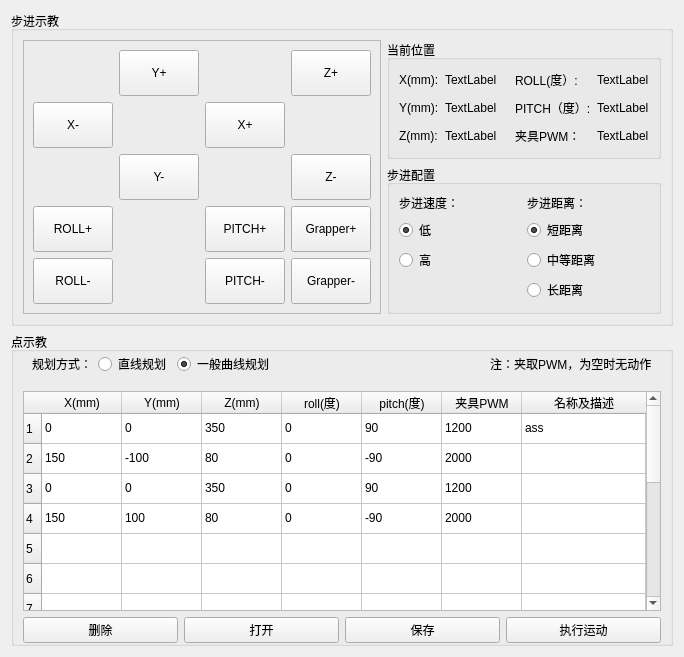
            <widget class="QWidget" name="tab_cartesian">
             <attribute name="title">
              <string>笛卡尔空间</string>
             </attribute>
             <layout class="QGridLayout" name="gridLayout_2">
              <item row="0" column="0">
               <widget class="QGroupBox" name="groupBo_step">
                <property name="sizePolicy">
                 <sizepolicy hsizetype="Preferred" vsizetype="Preferred">
                  <horstretch>1</horstretch>
                  <verstretch>1</verstretch>
                 </sizepolicy>
                </property>
                <property name="title">
                 <string>步进示教</string>
                </property>
                <layout class="QGridLayout" name="gridLayout">
                 <item row="0" column="1">
                  <widget class="QGroupBox" name="groupBox_curpos">
                   <property name="sizePolicy">
                    <sizepolicy hsizetype="Preferred" vsizetype="Preferred">
                     <horstretch>4</horstretch>
                     <verstretch>1</verstretch>
                    </sizepolicy>
                   </property>
                   <property name="title">
                    <string>当前位置</string>
                   </property>
                   <layout class="QGridLayout" name="gridLayout_4">
                    <item row="0" column="4">
                     <widget class="QLabel" name="label_9">
                      <property name="text">
                       <string>ROLL(度）:</string>
                      </property>
                     </widget>
                    </item>
                    <item row="1" column="5">
                     <widget class="QLabel" name="label_pitch">
                      <property name="text">
                       <string>TextLabel</string>
                      </property>
                     </widget>
                    </item>
                    <item row="1" column="0">
                     <widget class="QLabel" name="label_5">
                      <property name="text">
                       <string>Y(mm):</string>
                      </property>
                     </widget>
                    </item>
                    <item row="1" column="1" colspan="3">
                     <widget class="QLabel" name="label_y">
                      <property name="text">
                       <string>TextLabel</string>
                      </property>
                     </widget>
                    </item>
                    <item row="1" column="4">
                     <widget class="QLabel" name="label_10">
                      <property name="text">
                       <string>PITCH（度）:</string>
                      </property>
                     </widget>
                    </item>
                    <item row="0" column="0">
                     <widget class="QLabel" name="label_3">
                      <property name="text">
                       <string>X(mm):</string>
                      </property>
                     </widget>
                    </item>
                    <item row="0" column="5">
                     <widget class="QLabel" name="label_roll">
                      <property name="text">
                       <string>TextLabel</string>
                      </property>
                     </widget>
                    </item>
                    <item row="3" column="0">
                     <widget class="QLabel" name="label_7">
                      <property name="text">
                       <string>Z(mm):</string>
                      </property>
                     </widget>
                    </item>
                    <item row="0" column="1" colspan="3">
                     <widget class="QLabel" name="label_x">
                      <property name="text">
                       <string>TextLabel</string>
                      </property>
                     </widget>
                    </item>
                    <item row="3" column="1">
                     <widget class="QLabel" name="label_z">
                      <property name="text">
                       <string>TextLabel</string>
                      </property>
                     </widget>
                    </item>
                    <item row="3" column="4">
                     <widget class="QLabel" name="label_12">
                      <property name="text">
                       <string>夹具PWM：</string>
                      </property>
                     </widget>
                    </item>
                    <item row="3" column="5">
                     <widget class="QLabel" name="label_grapper">
                      <property name="text">
                       <string>TextLabel</string>
                      </property>
                     </widget>
                    </item>
                   </layout>
                  </widget>
                 </item>
                 <item row="1" column="1">
                  <widget class="QGroupBox" name="groupBox_stepconfig">
                   <property name="sizePolicy">
                    <sizepolicy hsizetype="Preferred" vsizetype="Preferred">
                     <horstretch>4</horstretch>
                     <verstretch>1</verstretch>
                    </sizepolicy>
                   </property>
                   <property name="title">
                    <string>步进配置</string>
                   </property>
                   <layout class="QHBoxLayout" name="horizontalLayout_8">
                    <item>
                     <layout class="QVBoxLayout" name="verticalLayout_3">
                      <item>
                       <widget class="QLabel" name="label_4">
                        <property name="text">
                         <string>步进速度：</string>
                        </property>
                       </widget>
                      </item>
                      <item>
                       <widget class="QRadioButton" name="radioButton_speedLow">
                        <property name="sizePolicy">
                         <sizepolicy hsizetype="Preferred" vsizetype="Preferred">
                          <horstretch>0</horstretch>
                          <verstretch>0</verstretch>
                         </sizepolicy>
                        </property>
                        <property name="text">
                         <string>低</string>
                        </property>
                        <property name="checked">
                         <bool>true</bool>
                        </property>
                        <attribute name="buttonGroup">
                         <string notr="true">buttonGroup</string>
                        </attribute>
                       </widget>
                      </item>
                      <item>
                       <widget class="QRadioButton" name="radioButton_speedHigh">
                        <property name="sizePolicy">
                         <sizepolicy hsizetype="Preferred" vsizetype="Preferred">
                          <horstretch>0</horstretch>
                          <verstretch>0</verstretch>
                         </sizepolicy>
                        </property>
                        <property name="text">
                         <string>高</string>
                        </property>
                        <attribute name="buttonGroup">
                         <string notr="true">buttonGroup</string>
                        </attribute>
                       </widget>
                      </item>
                      <item>
                       <spacer name="verticalSpacer">
                        <property name="orientation">
                         <enum>Qt::Vertical</enum>
                        </property>
                        <property name="sizeHint" stdset="0">
                         <size>
                          <width>20</width>
                          <height>40</height>
                         </size>
                        </property>
                       </spacer>
                      </item>
                     </layout>
                    </item>
                    <item>
                     <layout class="QVBoxLayout" name="verticalLayout_4">
                      <item>
                       <widget class="QLabel" name="label_6">
                        <property name="text">
                         <string>步进距离：</string>
                        </property>
                       </widget>
                      </item>
                      <item>
                       <widget class="QRadioButton" name="radioButton_disShort">
                        <property name="sizePolicy">
                         <sizepolicy hsizetype="Preferred" vsizetype="Preferred">
                          <horstretch>0</horstretch>
                          <verstretch>0</verstretch>
                         </sizepolicy>
                        </property>
                        <property name="text">
                         <string>短距离</string>
                        </property>
                        <property name="checked">
                         <bool>true</bool>
                        </property>
                        <attribute name="buttonGroup">
                         <string notr="true">buttonGroup_2</string>
                        </attribute>
                       </widget>
                      </item>
                      <item>
                       <widget class="QRadioButton" name="radioButton_disMid">
                        <property name="sizePolicy">
                         <sizepolicy hsizetype="Preferred" vsizetype="Preferred">
                          <horstretch>0</horstretch>
                          <verstretch>0</verstretch>
                         </sizepolicy>
                        </property>
                        <property name="text">
                         <string>中等距离</string>
                        </property>
                        <attribute name="buttonGroup">
                         <string notr="true">buttonGroup_2</string>
                        </attribute>
                       </widget>
                      </item>
                      <item>
                       <widget class="QRadioButton" name="radioButton_disLong">
                        <property name="sizePolicy">
                         <sizepolicy hsizetype="Preferred" vsizetype="Preferred">
                          <horstretch>0</horstretch>
                          <verstretch>0</verstretch>
                         </sizepolicy>
                        </property>
                        <property name="text">
                         <string>长距离</string>
                        </property>
                        <attribute name="buttonGroup">
                         <string notr="true">buttonGroup_2</string>
                        </attribute>
                       </widget>
                      </item>
                      <item>
                       <spacer name="verticalSpacer_2">
                        <property name="orientation">
                         <enum>Qt::Vertical</enum>
                        </property>
                        <property name="sizeHint" stdset="0">
                         <size>
                          <width>20</width>
                          <height>40</height>
                         </size>
                        </property>
                       </spacer>
                      </item>
                     </layout>
                    </item>
                   </layout>
                  </widget>
                 </item>
                 <item row="0" column="0" rowspan="2">
                  <widget class="QFrame" name="frame_step">
                   <property name="sizePolicy">
                    <sizepolicy hsizetype="Preferred" vsizetype="Preferred">
                     <horstretch>6</horstretch>
                     <verstretch>0</verstretch>
                    </sizepolicy>
                   </property>
                   <property name="frameShape">
                    <enum>QFrame::StyledPanel</enum>
                   </property>
                   <property name="frameShadow">
                    <enum>QFrame::Raised</enum>
                   </property>
                   <layout class="QHBoxLayout" name="horizontalLayout_7">
                    <item>
                     <layout class="QGridLayout" name="gridLayout_3">
                      <item row="0" column="1">
                       <widget class="QPushButton" name="pushButton_yPos">
                        <property name="sizePolicy">
                         <sizepolicy hsizetype="Preferred" vsizetype="Preferred">
                          <horstretch>1</horstretch>
                          <verstretch>1</verstretch>
                         </sizepolicy>
                        </property>
                        <property name="text">
                         <string>Y+</string>
                        </property>
                       </widget>
                      </item>
                      <item row="0" column="3">
                       <widget class="QPushButton" name="pushButton_zPos">
                        <property name="sizePolicy">
                         <sizepolicy hsizetype="Preferred" vsizetype="Preferred">
                          <horstretch>1</horstretch>
                          <verstretch>1</verstretch>
                         </sizepolicy>
                        </property>
                        <property name="text">
                         <string>Z+</string>
                        </property>
                       </widget>
                      </item>
                      <item row="1" column="0">
                       <widget class="QPushButton" name="pushButton_xNeg">
                        <property name="sizePolicy">
                         <sizepolicy hsizetype="Preferred" vsizetype="Preferred">
                          <horstretch>1</horstretch>
                          <verstretch>1</verstretch>
                         </sizepolicy>
                        </property>
                        <property name="styleSheet">
                         <string notr="true"/>
                        </property>
                        <property name="text">
                         <string>X-</string>
                        </property>
                        <property name="default">
                         <bool>false</bool>
                        </property>
                        <property name="flat">
                         <bool>false</bool>
                        </property>
                       </widget>
                      </item>
                      <item row="1" column="2">
                       <widget class="QPushButton" name="pushButton_xPos">
                        <property name="sizePolicy">
                         <sizepolicy hsizetype="Preferred" vsizetype="Preferred">
                          <horstretch>1</horstretch>
                          <verstretch>1</verstretch>
                         </sizepolicy>
                        </property>
                        <property name="text">
                         <string>X+</string>
                        </property>
                       </widget>
                      </item>
                      <item row="2" column="1">
                       <widget class="QPushButton" name="pushButton_yNeg">
                        <property name="sizePolicy">
                         <sizepolicy hsizetype="Preferred" vsizetype="Preferred">
                          <horstretch>1</horstretch>
                          <verstretch>1</verstretch>
                         </sizepolicy>
                        </property>
                        <property name="text">
                         <string>Y-</string>
                        </property>
                       </widget>
                      </item>
                      <item row="2" column="3">
                       <widget class="QPushButton" name="pushButton_zNeg">
                        <property name="sizePolicy">
                         <sizepolicy hsizetype="Preferred" vsizetype="Preferred">
                          <horstretch>1</horstretch>
                          <verstretch>1</verstretch>
                         </sizepolicy>
                        </property>
                        <property name="text">
                         <string>Z-</string>
                        </property>
                       </widget>
                      </item>
                      <item row="3" column="0">
                       <widget class="QPushButton" name="pushButton_rollPos">
                        <property name="sizePolicy">
                         <sizepolicy hsizetype="Preferred" vsizetype="Preferred">
                          <horstretch>1</horstretch>
                          <verstretch>1</verstretch>
                         </sizepolicy>
                        </property>
                        <property name="text">
                         <string>ROLL+</string>
                        </property>
                       </widget>
                      </item>
                      <item row="4" column="0">
                       <widget class="QPushButton" name="pushButton_rollNeg">
                        <property name="sizePolicy">
                         <sizepolicy hsizetype="Preferred" vsizetype="Preferred">
                          <horstretch>1</horstretch>
                          <verstretch>1</verstretch>
                         </sizepolicy>
                        </property>
                        <property name="text">
                         <string>ROLL-</string>
                        </property>
                       </widget>
                      </item>
                      <item row="4" column="2">
                       <widget class="QPushButton" name="pushButton_pitchNeg">
                        <property name="sizePolicy">
                         <sizepolicy hsizetype="Preferred" vsizetype="Preferred">
                          <horstretch>1</horstretch>
                          <verstretch>1</verstretch>
                         </sizepolicy>
                        </property>
                        <property name="text">
                         <string>PITCH-</string>
                        </property>
                       </widget>
                      </item>
                      <item row="3" column="2">
                       <widget class="QPushButton" name="pushButton_pitchPos">
                        <property name="sizePolicy">
                         <sizepolicy hsizetype="Preferred" vsizetype="Preferred">
                          <horstretch>1</horstretch>
                          <verstretch>1</verstretch>
                         </sizepolicy>
                        </property>
                        <property name="text">
                         <string>PITCH+</string>
                        </property>
                       </widget>
                      </item>
                      <item row="3" column="3">
                       <widget class="QPushButton" name="pushButton_grapperPos">
                        <property name="sizePolicy">
                         <sizepolicy hsizetype="Preferred" vsizetype="Preferred">
                          <horstretch>1</horstretch>
                          <verstretch>1</verstretch>
                         </sizepolicy>
                        </property>
                        <property name="text">
                         <string>Grapper+</string>
                        </property>
                       </widget>
                      </item>
                      <item row="4" column="3">
                       <widget class="QPushButton" name="pushButton_grapperNeg">
                        <property name="sizePolicy">
                         <sizepolicy hsizetype="Preferred" vsizetype="Preferred">
                          <horstretch>1</horstretch>
                          <verstretch>1</verstretch>
                         </sizepolicy>
                        </property>
                        <property name="text">
                         <string>Grapper-</string>
                        </property>
                       </widget>
                      </item>
                     </layout>
                    </item>
                   </layout>
                  </widget>
                 </item>
                </layout>
                <zorder>groupBox_stepconfig</zorder>
                <zorder>frame_step</zorder>
                <zorder>groupBox_curpos</zorder>
               </widget>
              </item>
              <item row="1" column="0">
               <widget class="QGroupBox" name="groupBox_pointTeach">
                <property name="sizePolicy">
                 <sizepolicy hsizetype="Preferred" vsizetype="Preferred">
                  <horstretch>1</horstretch>
                  <verstretch>1</verstretch>
                 </sizepolicy>
                </property>
                <property name="title">
                 <string>点示教</string>
                </property>
                <layout class="QVBoxLayout" name="verticalLayout">
                 <property name="topMargin">
                  <number>0</number>
                 </property>
                 <property name="bottomMargin">
                  <number>0</number>
                 </property>
                 <item>
                  <widget class="QWidget" name="widget" native="true">
                   <layout class="QHBoxLayout" name="horizontalLayout_3">
                    <property name="topMargin">
                     <number>0</number>
                    </property>
                    <item>
                     <widget class="QLabel" name="label_8">
                      <property name="text">
                       <string>规划方式：</string>
                      </property>
                     </widget>
                    </item>
                    <item>
                     <widget class="QRadioButton" name="radioButton_linearPlan">
                      <property name="text">
                       <string>直线规划</string>
                      </property>
                     </widget>
                    </item>
                    <item>
                     <widget class="QRadioButton" name="radioButton_nonlinearPlan">
                      <property name="text">
                       <string>一般曲线规划</string>
                      </property>
                      <property name="checked">
                       <bool>true</bool>
                      </property>
                     </widget>
                    </item>
                    <item>
                     <spacer name="horizontalSpacer_3">
                      <property name="orientation">
                       <enum>Qt::Horizontal</enum>
                      </property>
                      <property name="sizeHint" stdset="0">
                       <size>
                        <width>40</width>
                        <height>20</height>
                       </size>
                      </property>
                     </spacer>
                    </item>
                    <item>
                     <widget class="QLabel" name="label_11">
                      <property name="text">
                       <string>注：夹取PWM，为空时无动作</string>
                      </property>
                     </widget>
                    </item>
                   </layout>
                  </widget>
                 </item>
                 <item>
                  <widget class="QTableWidget" name="table_cartesian">
                   <property name="sizePolicy">
                    <sizepolicy hsizetype="Expanding" vsizetype="Expanding">
                     <horstretch>4</horstretch>
                     <verstretch>0</verstretch>
                    </sizepolicy>
                   </property>
                   <property name="rowCount">
                    <number>15</number>
                   </property>
                   <attribute name="horizontalHeaderCascadingSectionResizes">
                    <bool>false</bool>
                   </attribute>
                   <attribute name="horizontalHeaderDefaultSectionSize">
                    <number>80</number>
                   </attribute>
                   <attribute name="horizontalHeaderStretchLastSection">
                    <bool>true</bool>
                   </attribute>
                   <attribute name="verticalHeaderCascadingSectionResizes">
                    <bool>false</bool>
                   </attribute>
                   <attribute name="verticalHeaderStretchLastSection">
                    <bool>true</bool>
                   </attribute>
                   <row>
                    <property name="text">
                     <string>1</string>
                    </property>
                   </row>
                   <row/>
                   <row/>
                   <row/>
                   <row/>
                   <row/>
                   <row/>
                   <row/>
                   <row/>
                   <row/>
                   <row/>
                   <row/>
                   <row/>
                   <row/>
                   <row/>
                   <column>
                    <property name="text">
                     <string>X(mm)</string>
                    </property>
                   </column>
                   <column>
                    <property name="text">
                     <string>Y(mm)</string>
                    </property>
                   </column>
                   <column>
                    <property name="text">
                     <string>Z(mm)</string>
                    </property>
                   </column>
                   <column>
                    <property name="text">
                     <string>roll(度)</string>
                    </property>
                   </column>
                   <column>
                    <property name="text">
                     <string>pitch(度)</string>
                    </property>
                   </column>
                   <column>
                    <property name="text">
                     <string>夹具PWM</string>
                    </property>
                   </column>
                   <column>
                    <property name="text">
                     <string>名称及描述</string>
                    </property>
                   </column>
                   <item row="0" column="0">
                    <property name="text">
                     <string>0</string>
                    </property>
                   </item>
                   <item row="0" column="1">
                    <property name="text">
                     <string>0</string>
                    </property>
                   </item>
                   <item row="0" column="2">
                    <property name="text">
                     <string>350</string>
                    </property>
                   </item>
                   <item row="0" column="3">
                    <property name="text">
                     <string>0</string>
                    </property>
                   </item>
                   <item row="0" column="4">
                    <property name="text">
                     <string>90</string>
                    </property>
                   </item>
                   <item row="0" column="5">
                    <property name="text">
                     <string>1200</string>
                    </property>
                   </item>
                   <item row="0" column="6">
                    <property name="text">
                     <string>ass</string>
                    </property>
                   </item>
                   <item row="1" column="0">
                    <property name="text">
                     <string>150</string>
                    </property>
                   </item>
                   <item row="1" column="1">
                    <property name="text">
                     <string>-100</string>
                    </property>
                   </item>
                   <item row="1" column="2">
                    <property name="text">
                     <string>80</string>
                    </property>
                   </item>
                   <item row="1" column="3">
                    <property name="text">
                     <string>0</string>
                    </property>
                   </item>
                   <item row="1" column="4">
                    <property name="text">
                     <string>-90</string>
                    </property>
                   </item>
                   <item row="1" column="5">
                    <property name="text">
                     <string>2000</string>
                    </property>
                   </item>
                   <item row="1" column="6">
                    <property name="text">
                     <string/>
                    </property>
                   </item>
                   <item row="2" column="0">
                    <property name="text">
                     <string>0</string>
                    </property>
                   </item>
                   <item row="2" column="1">
                    <property name="text">
                     <string>0</string>
                    </property>
                   </item>
                   <item row="2" column="2">
                    <property name="text">
                     <string>350</string>
                    </property>
                   </item>
                   <item row="2" column="3">
                    <property name="text">
                     <string>0</string>
                    </property>
                   </item>
                   <item row="2" column="4">
                    <property name="text">
                     <string>90</string>
                    </property>
                   </item>
                   <item row="2" column="5">
                    <property name="text">
                     <string>1200</string>
                    </property>
                   </item>
                   <item row="3" column="0">
                    <property name="text">
                     <string>150</string>
                    </property>
                   </item>
                   <item row="3" column="1">
                    <property name="text">
                     <string>100</string>
                    </property>
                   </item>
                   <item row="3" column="2">
                    <property name="text">
                     <string>80</string>
                    </property>
                   </item>
                   <item row="3" column="3">
                    <property name="text">
                     <string>0</string>
                    </property>
                   </item>
                   <item row="3" column="4">
                    <property name="text">
                     <string>-90</string>
                    </property>
                   </item>
                   <item row="3" column="5">
                    <property name="text">
                     <string>2000</string>
                    </property>
                   </item>
                  </widget>
                 </item>
                 <item>
                  <layout class="QHBoxLayout" name="horizontalLayout_6">
                   <item>
                    <widget class="QPushButton" name="pushButton_delete">
                     <property name="sizePolicy">
                      <sizepolicy hsizetype="Minimum" vsizetype="Fixed">
                       <horstretch>1</horstretch>
                       <verstretch>0</verstretch>
                      </sizepolicy>
                     </property>
                     <property name="text">
                      <string>删除</string>
                     </property>
                    </widget>
                   </item>
                   <item>
                    <widget class="QPushButton" name="pushButton_open">
                     <property name="sizePolicy">
                      <sizepolicy hsizetype="Minimum" vsizetype="Fixed">
                       <horstretch>1</horstretch>
                       <verstretch>0</verstretch>
                      </sizepolicy>
                     </property>
                     <property name="text">
                      <string>打开</string>
                     </property>
                    </widget>
                   </item>
                   <item>
                    <widget class="QPushButton" name="pushButton_save">
                     <property name="sizePolicy">
                      <sizepolicy hsizetype="Minimum" vsizetype="Fixed">
                       <horstretch>1</horstretch>
                       <verstretch>0</verstretch>
                      </sizepolicy>
                     </property>
                     <property name="text">
                      <string>保存</string>
                     </property>
                    </widget>
                   </item>
                   <item>
                    <widget class="QPushButton" name="pushButton_run">
                     <property name="sizePolicy">
                      <sizepolicy hsizetype="Minimum" vsizetype="Fixed">
                       <horstretch>1</horstretch>
                       <verstretch>0</verstretch>
                      </sizepolicy>
                     </property>
                     <property name="text">
                      <string>执行运动</string>
                     </property>
                    </widget>
                   </item>
                  </layout>
                 </item>
                </layout>
               </widget>
              </item>
             </layout>
            </widget>
